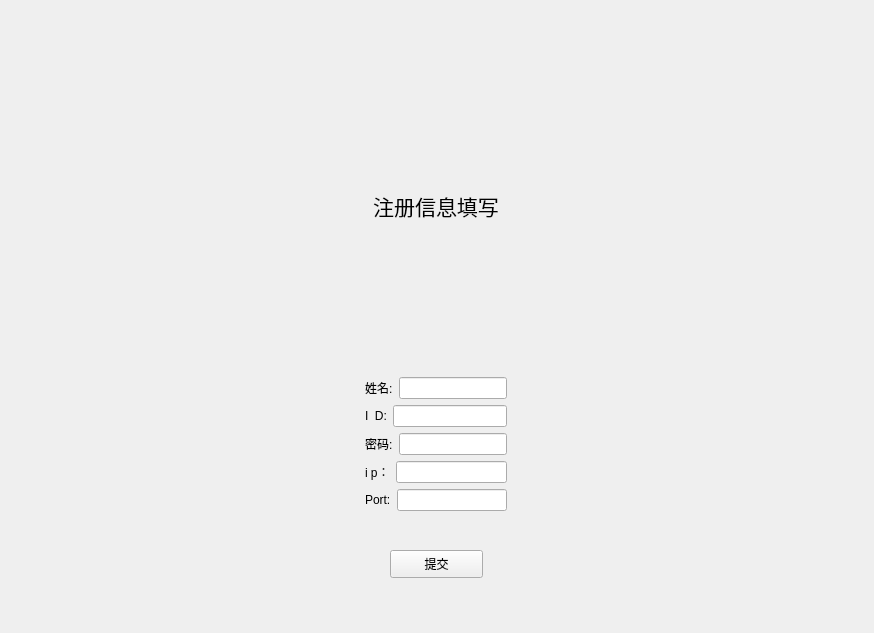
<?xml version="1.0" encoding="UTF-8"?>
<ui version="4.0">
 <class>registerWidget</class>
 <widget class="QWidget" name="registerWidget">
  <property name="geometry">
   <rect>
    <x>0</x>
    <y>0</y>
    <width>874</width>
    <height>633</height>
   </rect>
  </property>
  <property name="windowTitle">
   <string>Form</string>
  </property>
  <widget class="QPushButton" name="pushButton">
   <property name="geometry">
    <rect>
     <x>390</x>
     <y>550</y>
     <width>93</width>
     <height>28</height>
    </rect>
   </property>
   <property name="text">
    <string>提交</string>
   </property>
  </widget>
  <widget class="QWidget" name="layoutWidget">
   <property name="geometry">
    <rect>
     <x>0</x>
     <y>40</y>
     <width>871</width>
     <height>471</height>
    </rect>
   </property>
   <layout class="QHBoxLayout" name="horizontalLayout">
    <item>
     <spacer name="horizontalSpacer">
      <property name="orientation">
       <enum>Qt::Horizontal</enum>
      </property>
      <property name="sizeHint" stdset="0">
       <size>
        <width>108</width>
        <height>20</height>
       </size>
      </property>
     </spacer>
    </item>
    <item>
     <layout class="QVBoxLayout" name="verticalLayout_2">
      <item>
       <widget class="QLabel" name="label">
        <property name="font">
         <font>
          <family>Agency FB</family>
          <pointsize>16</pointsize>
         </font>
        </property>
        <property name="layoutDirection">
         <enum>Qt::RightToLeft</enum>
        </property>
        <property name="text">
         <string>注册信息填写</string>
        </property>
        <property name="alignment">
         <set>Qt::AlignCenter</set>
        </property>
       </widget>
      </item>
      <item>
       <layout class="QHBoxLayout" name="horizontalLayout_7">
        <item>
         <spacer name="horizontalSpacer_3">
          <property name="orientation">
           <enum>Qt::Horizontal</enum>
          </property>
          <property name="sizeHint" stdset="0">
           <size>
            <width>98</width>
            <height>20</height>
           </size>
          </property>
         </spacer>
        </item>
        <item>
         <layout class="QVBoxLayout" name="verticalLayout">
          <item>
           <layout class="QHBoxLayout" name="horizontalLayout_2">
            <item>
             <widget class="QLabel" name="label_2">
              <property name="text">
               <string>姓名:</string>
              </property>
             </widget>
            </item>
            <item>
             <widget class="QLineEdit" name="lineEditName">
              <property name="echoMode">
               <enum>QLineEdit::Normal</enum>
              </property>
             </widget>
            </item>
           </layout>
          </item>
          <item>
           <layout class="QHBoxLayout" name="horizontalLayout_3">
            <item>
             <widget class="QLabel" name="label_3">
              <property name="text">
               <string>I  D:</string>
              </property>
             </widget>
            </item>
            <item>
             <widget class="QLineEdit" name="lineEditID"/>
            </item>
           </layout>
          </item>
          <item>
           <layout class="QHBoxLayout" name="horizontalLayout_4">
            <item>
             <widget class="QLabel" name="label_4">
              <property name="text">
               <string>密码:</string>
              </property>
             </widget>
            </item>
            <item>
             <widget class="QLineEdit" name="lineEditCode">
              <property name="echoMode">
               <enum>QLineEdit::PasswordEchoOnEdit</enum>
              </property>
             </widget>
            </item>
           </layout>
          </item>
          <item>
           <layout class="QHBoxLayout" name="horizontalLayout_5">
            <item>
             <widget class="QLabel" name="label_5">
              <property name="text">
               <string>i p：</string>
              </property>
             </widget>
            </item>
            <item>
             <widget class="QLineEdit" name="lineEditIP"/>
            </item>
           </layout>
          </item>
          <item>
           <layout class="QHBoxLayout" name="horizontalLayout_6">
            <item>
             <widget class="QLabel" name="label_6">
              <property name="text">
               <string>Port:</string>
              </property>
             </widget>
            </item>
            <item>
             <widget class="QLineEdit" name="lineEditPort"/>
            </item>
           </layout>
          </item>
         </layout>
        </item>
        <item>
         <spacer name="horizontalSpacer_4">
          <property name="orientation">
           <enum>Qt::Horizontal</enum>
          </property>
          <property name="sizeHint" stdset="0">
           <size>
            <width>98</width>
            <height>20</height>
           </size>
          </property>
         </spacer>
        </item>
       </layout>
      </item>
     </layout>
    </item>
    <item>
     <spacer name="horizontalSpacer_2">
      <property name="orientation">
       <enum>Qt::Horizontal</enum>
      </property>
      <property name="sizeHint" stdset="0">
       <size>
        <width>108</width>
        <height>20</height>
       </size>
      </property>
     </spacer>
    </item>
   </layout>
  </widget>
 </widget>
 <resources/>
 <connections/>
</ui>
